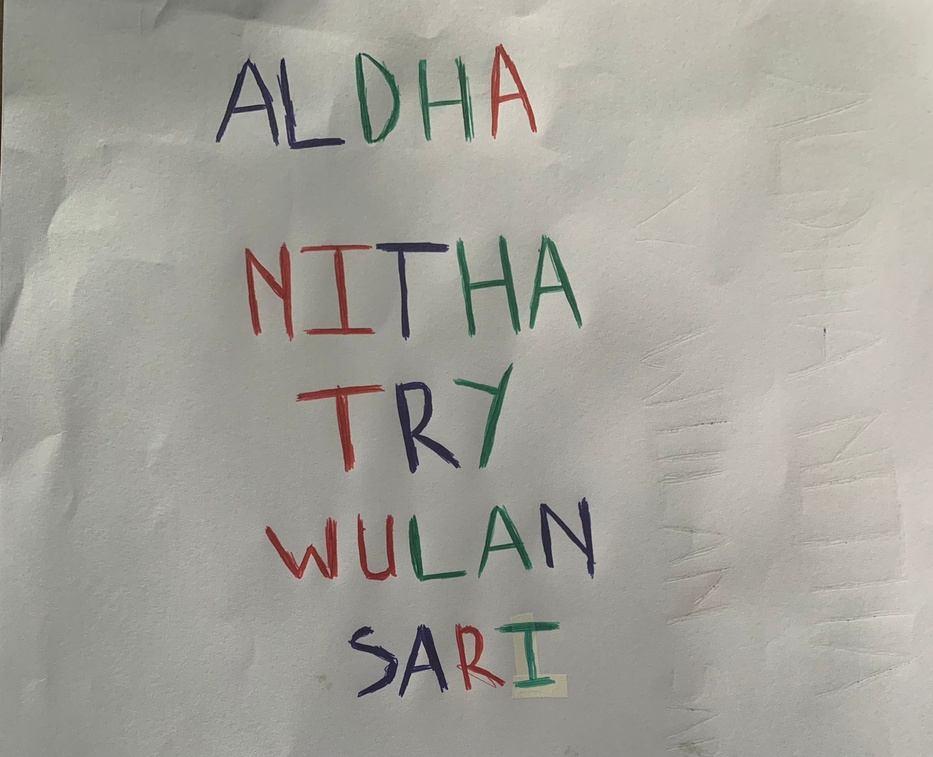
#> input picture Nama.jpg, 933 x 757 px, shrunk from 1600 x 1298 before the run
$ jupyter execute PCD_UTS_202231057_2024_ITPLN.ipynb
#> lines starting #> are read from the running program, lines starting #| are printed output that depends on the picture; after the words box and inside, x2 and y2 are one past the last pixel; in counts of white or black regions, pixels touching at a corner belong together
# IMPORT LIBRARY

[cell 1]
import cv2
import matplotlib.pyplot as plt
import numpy as np

# MEMBACA GAMBAR

[cell 2]
image = cv2.imread('Nama.jpg')
#> image is the input picture: shape (757, 933, 3); mean B, G, R 154.6, 162.3, 164.1

# SESUAIKAN KONTRAS

[cell 3]
plt.figure(figsize=(15, 15))

alpha = 1.5
beta = 50
contrast_image = cv2. convertScaleAbs(image, alpha=alpha, beta=beta)
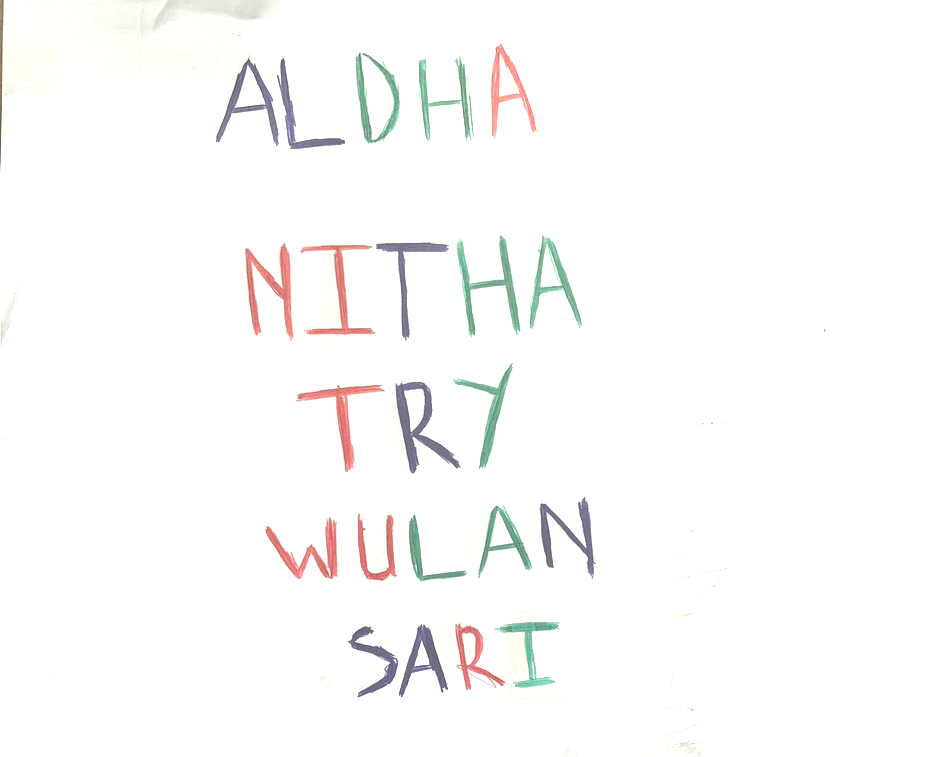
#> contrast_image: shape (757, 933, 3); mean B, G, R 250.2, 250.7, 251.2

#CONVERT IMAGE
image_rgb = cv2.cvtColor(image, cv2.COLOR_BGR2RGB)

# MEMBAGI CITRA MENJADI CHANNEL WARNA R, G, dan B
R, G, B = cv2.split(image_rgb)
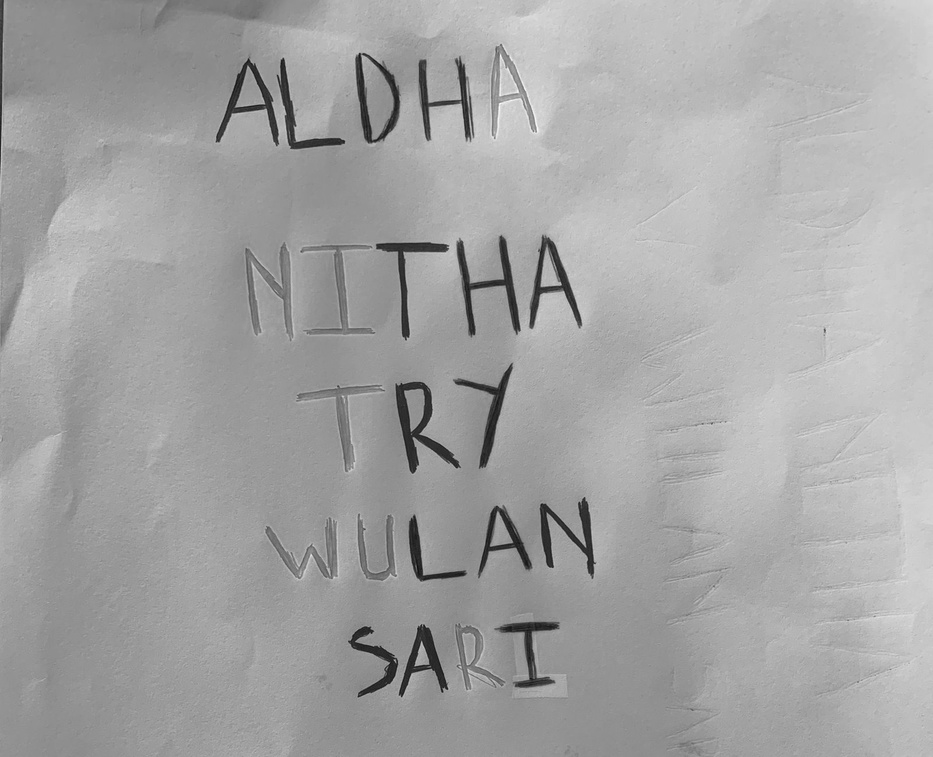
#> R: shape (757, 933); min 12, max 253, mean 164.1
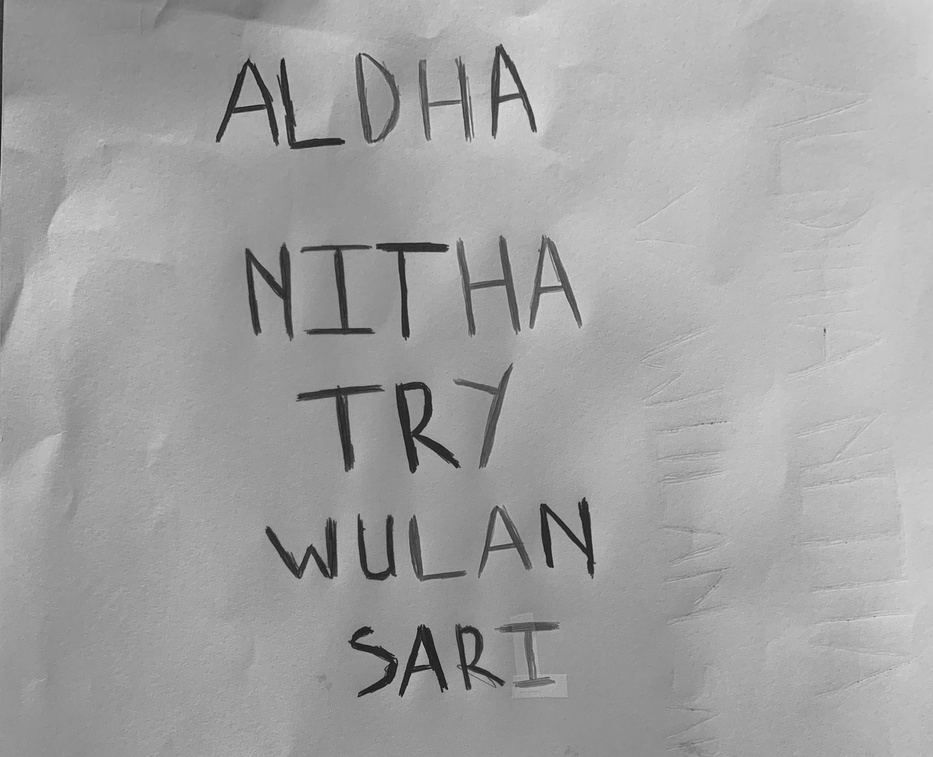
#> G: shape (757, 933); min 18, max 226, mean 162.3

#MENAMPILKAN GAMBAR
images = [contrast_image, R, G, B]
titles = ['Citra Kontras', 'Citra Merah', 'Citra Hijau', 'Citra Biru']
for i in range(4):
    plt.subplot(2, 4, i+1), plt.imshow(images[i], 'gray')
    plt.title(titles[i])
    plt.xticks([]), plt.yticks([])

# Calculate and plot histograms for each channel
color = ('b','g','r')
for i, col in enumerate(color):
    plt.subplot(2, 4, i+5)
    histr = cv2.calcHist([image],[i],None,[256],[0,256])
    plt.plot(histr,color = col)
    plt.xlim([0,256])
    plt.title('Histogram ' + col.upper())

plt.show()
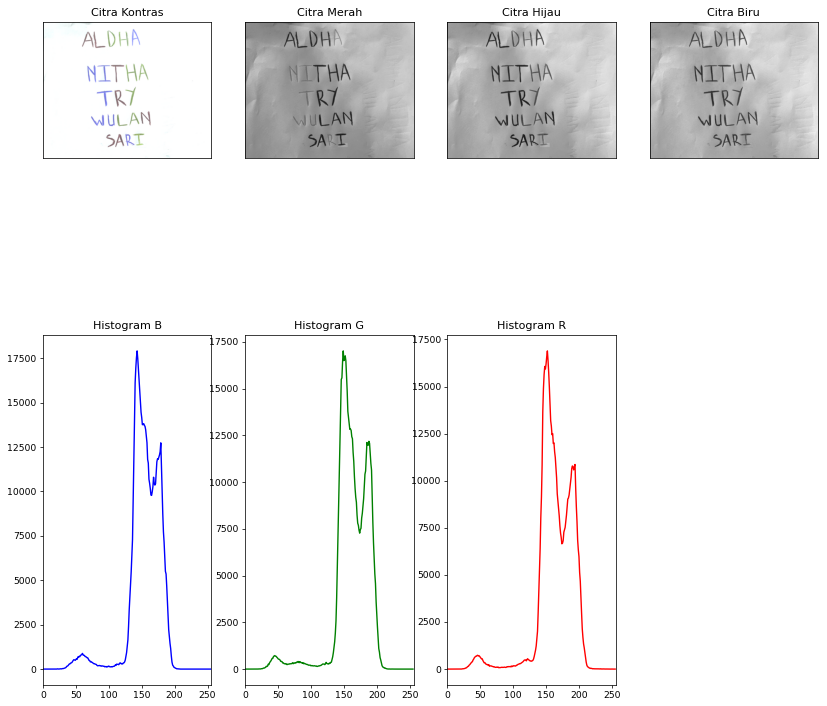
#> figure drawn by matplotlib, 7 panels; B, G, R data is drawn as R, G, B; panel 5: curve peaks at x = 143, y = 17910; panel 6: curve peaks at x = 149, y = 17022; panel 7: curve peaks at x = 152, y = 16890

[cell 4]
# Membaca citra
img = cv2.imread('Nama.jpg')

# Mengubah citra ke ruang warna RGB
img_rgb = cv2.cvtColor(img, cv2.COLOR_BGR2RGB)

# Membagi citra menjadi channel warna R, G, dan B
r, g, b = cv2.split(img_rgb)

# Membuat list untuk menyimpan citra threshold
thresh_images = []
titles = ['None', 'Blue', 'Red-Blue', 'Red-Green-Blue']

# Melakukan thresholding untuk setiap kondisi
for i, channel in enumerate([img, b, r-b, r-g-b]):
    # Menghitung histogram
    hist = cv2.calcHist([channel], [0], None, [256], [0,256])

# Mencari nilai ambang batas
    thresholds = []
    for i in range(1, 255):
        if hist[i-1] < hist[i] and hist[i+1] < hist[i]:
            thresholds.append(i)

# Mengurutkan nilai ambang batas
    thresholds.sort()

 # Melakukan thresholding dengan latar belakang hitam
    _, thresh_img = cv2.threshold(channel, thresholds[0], 255, cv2.THRESH_BINARY_INV)
    thresh_images.append(thresh_img)
#> this loop made 4 passes
#> pass 2, `_, thresh_img = cv2.threshold(channel, thresholds[0], 255, cv2.THRESH_..`:
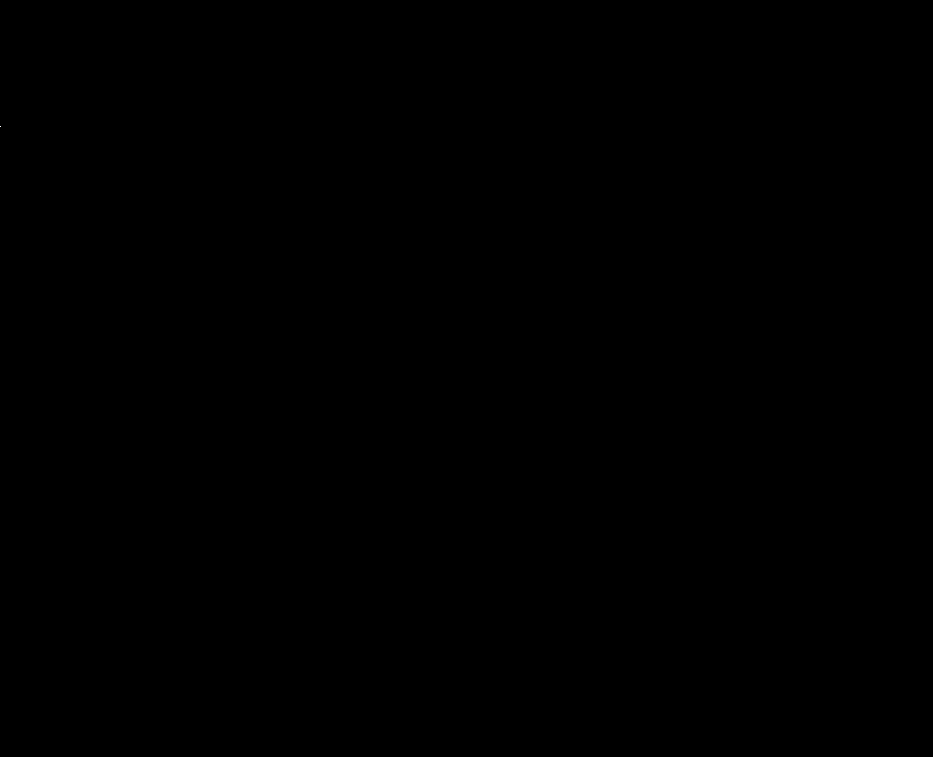
#> thresh_img: shape (757, 933); 0% white in thin lines or dots, all inside (x1, y1, x2, y2) = (0, 126, 1, 127)
#> pass 3, `_, thresh_img = cv2.threshold(channel, thresholds[0], 255, cv2.THRESH_..`:
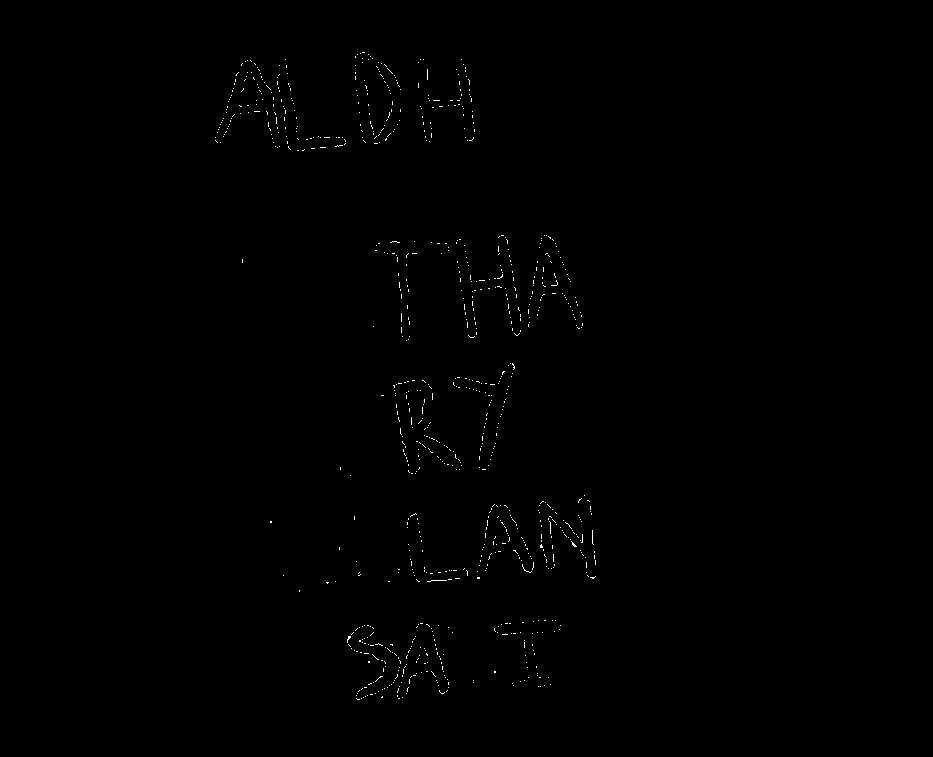
#> thresh_img: shape (757, 933); 0.29% white in thin lines or dots, all inside (x1, y1, x2, y2) = (215, 52, 596, 700)
#> after the loop, thresh_images = 4 items

# Menampilkan citra threshold
plt.figure(figsize=(10, 10))
for i in range(4):
    plt.subplot(1, 4, i+1), plt.imshow(thresh_images[i], 'gray')
    plt.title(titles[i])
    plt.xticks([]), plt.yticks([])
plt.show()
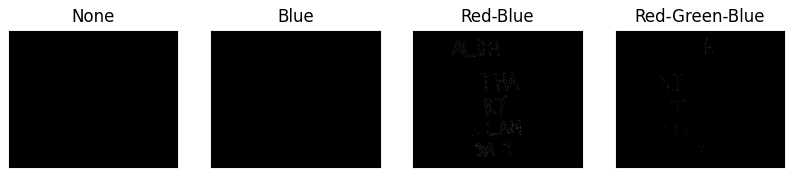
#> figure drawn by matplotlib, 4 panels; B, G, R data is drawn as R, G, B

[cell 5]
import cv2
import numpy as np

# Load the image
image = cv2.imread('Nama.jpg')

# Convert to RGB
image_rgb = cv2.cvtColor(image, cv2.COLOR_BGR2RGB)

# Split into RGB channels
R, G, B = cv2.split(image_rgb)

# Calculate histograms for each channel
hist_R = cv2.calcHist([R], [0], None, [256], [0,256])
#> hist_R = 256 values, max 16890 at index 152, min 0 at index 0, mean 2758.9
hist_G = cv2.calcHist([G], [0], None, [256], [0,256])
#> hist_G = 256 values, max 17022 at index 149, min 0 at index 0, mean 2758.9
hist_B = cv2.calcHist([B], [0], None, [256], [0,256])
#> hist_B = 256 values, max 17910 at index 143, min 0 at index 0, mean 2758.9

# Find thresholds for each channel
threshold_R = np.argmax(hist_R)
#> threshold_R = 152
threshold_G = np.argmax(hist_G)
#> threshold_G = 149
threshold_B = np.argmax(hist_B)
#> threshold_B = 143

# Sort thresholds
thresholds = sorted([threshold_R, threshold_G, threshold_B])
#> thresholds = [143, 149, 152]

# Print the thresholds
print("Thresholds (R, G, B):", thresholds)
#| Thresholds (R, G, B): [143, 149, 152]
